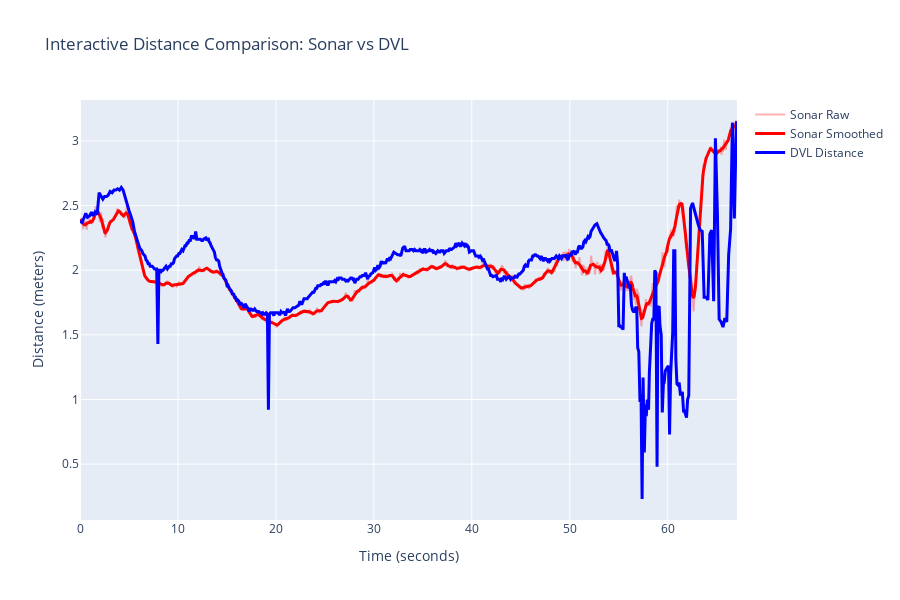

Notebook code cell kept with this figure:
### Code cell
fig, comparison_stats = iau.ComparisonEngine.compare_sonar_vs_dvl(distance_results, raw_data, sonar_coverage_m=sonar_coverage_meters, sonar_image_size=image_shape[0], use_plotly=True)
fig.show()

### Figure 1 — Plotly figure (JSON) as saved in the notebook; plotly's stock layout.template omitted (floating-point values rounded to 4 significant figures; data arrays with more than 128 entries replaced by an {"elided": "..."} marker saying what was removed)
{"data": [{"line": {"color": "rgba(255,0,0,0.3)"}, "mode": "lines", "name": "Sonar Raw", "type": "scatter", "x": {"elided": "1059 float values"}, "xaxis": "x", "y": {"elided": "1059 float values"}, "yaxis": "y"}, {"line": {"color": "red", "width": 3}, "mode": "lines", "name": "Sonar Smoothed", "type": "scatter", "x": {"elided": "1059 float values"}, "xaxis": "x", "y": {"elided": "1059 float values"}, "yaxis": "y"}, {"line": {"color": "blue", "width": 3}, "mode": "lines", "name": "DVL Distance", "type": "scatter", "x": {"elided": "559 float values"}, "xaxis": "x", "y": {"elided": "559 float values"}, "yaxis": "y"}], "layout": {"height": 600, "hovermode": "x unified", "title": {"text": "Interactive Distance Comparison: Sonar vs DVL"}, "xaxis": {"anchor": "y", "domain": [0, 1], "showgrid": true, "title": {"text": "Time (seconds)"}}, "yaxis": {"anchor": "x", "domain": [0, 1], "showgrid": true, "title": {"text": "Distance (meters)"}}}}
